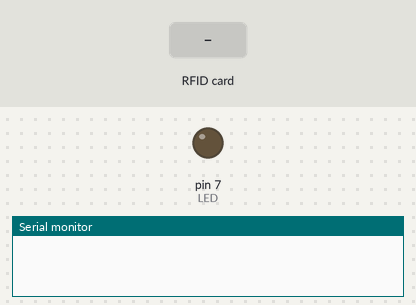
A sketch run on a simulated Arduino Uno, built with avr-gcc and run on an emulated ATmega328P. On the bench: output pins drawn as LEDs (lit = HIGH), the last lines printed to the serial monitor. Dashed ring = blinking. The inputs (shaded band) are chosen by the test bench. Pins used as bus, display or sensor lines are not drawn.

Above: at 1.2 s.
1.3 s: RFID card 5E 7A 19 C4 held to the reader
At 1.7 s:
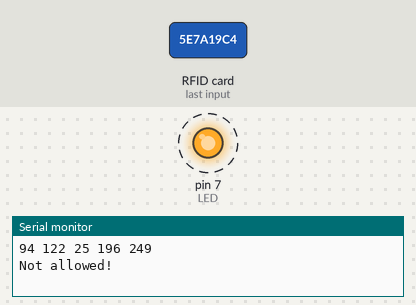
Timing chart, 0 to 4.3 s (numbered marks = the images above; inputs shaded):
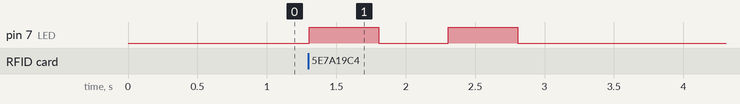

Measured:
- after the input at 1.3 s, pin 7 (LED): alternates HIGH for 0.50 s and LOW for 0.50 s, 4 changes in all, then stays LOW, starting at once

The sketch:

RFID_ReadOnly_.ino
```cpp
/*
* Read a card using a mfrc522 reader on your SPI interface
* Pin layout should be as follows (on Arduino Uno):
* MOSI: Pin 11 / ICSP-4
* MISO: Pin 12 / ICSP-1
* SCK: Pin 13 / ISCP-3
* SS/SDA: Pin 10
* RST: Pin 9
*/

#include <SPI.h>
#include <RFID.h>

#define SS_PIN 10
#define RST_PIN 9
#define LED 7
#define power 8

RFID rfid(SS_PIN,RST_PIN);


int serNum[5];
int cards[][5] = {
  {70,37,234,171,34}

};

bool access = false;

void setup(){

    Serial.begin(9600);
    SPI.begin();
    rfid.init();

    pinMode(LED, OUTPUT);
    pinMode(power,OUTPUT);
    digitalWrite(LED, LOW);
    digitalWrite(power, LOW);
}

void loop(){

    if(rfid.isCard()){

        if(rfid.readCardSerial()){
            Serial.print(rfid.serNum[0]);
            Serial.print(" ");
            Serial.print(rfid.serNum[1]);
            Serial.print(" ");
            Serial.print(rfid.serNum[2]);
            Serial.print(" ");
            Serial.print(rfid.serNum[3]);
            Serial.print(" ");
            Serial.print(rfid.serNum[4]);
            Serial.println("");

            for(int x = 0; x < sizeof(cards); x++){
              for(int i = 0; i < sizeof(rfid.serNum); i++ ){
                  if(rfid.serNum[i] != cards[x][i]) {
                      access = false;
                      break;
                  } else {
                      access = true;
                  }
              }
              if(access) break;
            }

        }

       if(access){
          Serial.println("Welcome!");
           digitalWrite(LED, HIGH);
           delay(3000);
           digitalWrite(LED, LOW);


      } else {
           Serial.println("Not allowed!");
           digitalWrite(LED, HIGH);
           digitalWrite(power, HIGH);
           delay(500);
           digitalWrite(LED, LOW);
           delay(500);
           digitalWrite(LED, HIGH);
           delay(500);
           digitalWrite(LED, LOW);
           delay(1000);
           digitalWrite(power, LOW);
       }
    }


    rfid.halt();

}
```
